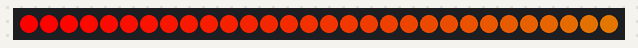
The sketch below on a simulated Arduino Uno, built with avr-gcc and run on an emulated ATmega328P. Parts: 30 RGB LEDs in strip order, left to right. Dim RGB values are drawn brighter than linear.

Above: at 0.15 s.
At 5.04 s:
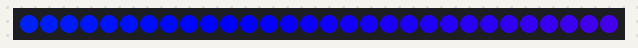
At 9.92 s:
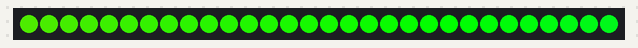
At 19.7 s:
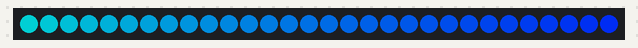
At 29.47 s:
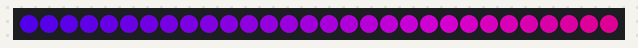
At 39.55 s:
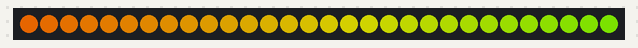

The sketch:

LightStripClass_2.0.ino
```cpp
#include <Adafruit_NeoPixel.h>

#define LED_PIN    13
#define LED_COUNT  30

class Led {
  private:
    Adafruit_NeoPixel strip;

  public:
    Led(int pin, int count) : strip(count, pin, NEO_GRB + NEO_KHZ800) {
      strip.begin();
      strip.show(); // Initialize all pixels to 'off'
    }

    void setColor(int pixel, uint32_t color) {
      strip.setPixelColor(pixel, color);
      strip.show();
    }

    Adafruit_NeoPixel& getStrip() {
      return strip;
    }
};

// Define some commonly used colors
#define RED     0xFF0000
#define GREEN   0x00FF00
#define BLUE    0x0000FF
#define YELLOW  0xFFFF00
#define CYAN    0x00FFFF
#define MAGENTA 0xFF00FF
#define WHITE   0xFFFFFF

// Function to cycle through the rainbow of colors
void rainbowCycle(Led &ledStrip, uint8_t wait) {
  uint16_t i, j;
  Adafruit_NeoPixel &strip = ledStrip.getStrip(); // Access the strip from the Led object

  for(j=0; j<256; j++) {
    for(i=0; i<strip.numPixels(); i++) {
      strip.setPixelColor(i, Wheel((i+j) & 255));
    }
    strip.show();
    delay(wait);
  }
}

// Helper function for rainbowCycle
uint32_t Wheel(byte WheelPos) {
  WheelPos = 255 - WheelPos;
  if(WheelPos < 85) {
    return Adafruit_NeoPixel::Color(255 - WheelPos * 3, 0, WheelPos * 3);
  }
  if(WheelPos < 170) {
    WheelPos -= 85;
    return Adafruit_NeoPixel::Color(0, WheelPos * 3, 255 - WheelPos * 3);
  }
  WheelPos -= 170;
  return Adafruit_NeoPixel::Color(WheelPos * 3, 255 - WheelPos * 3, 0);
}

Led ledStrip(LED_PIN, LED_COUNT);

void setup() {
  // No setup needed
}

void loop() {
  // Cycle through the rainbow of colors
  rainbowCycle(ledStrip, 10);
}
```
